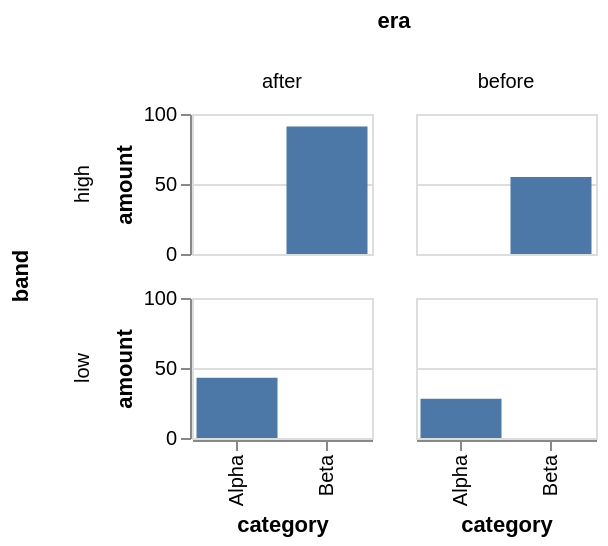

Describe this chart as a Vega-Lite specification.
### Vega-Lite specification from a JSON file in a GitHub repository (floating-point values rounded to 4 significant figures)
{"$schema": "https://vega.github.io/schema/vega-lite/v5.json", "description": "A facet written above the view rather than in its encoding, over both directions.", "data": {"values": [{"category": "Alpha", "amount": 28, "band": "low", "era": "before"}, {"category": "Beta", "amount": 55, "band": "high", "era": "before"}, {"category": "Alpha", "amount": 43, "band": "low", "era": "after"}, {"category": "Beta", "amount": 91, "band": "high", "era": "after"}]}, "facet": {"row": {"field": "band", "type": "nominal"}, "column": {"field": "era", "type": "nominal"}}, "spec": {"width": 90, "height": 70, "mark": "bar", "encoding": {"x": {"field": "category", "type": "nominal"}, "y": {"field": "amount", "type": "quantitative"}}}}
